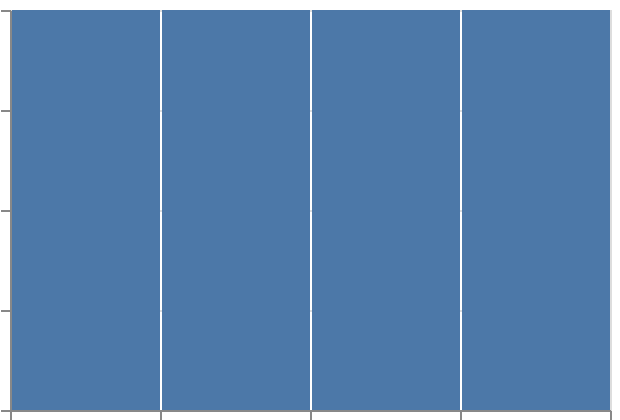

Write the Vega-Lite specification saved for this chart.
### Vega-Lite specification from a JSON file in a GitHub repository (floating-point values rounded to 4 significant figures)
{"$schema": "https://vega.github.io/schema/vega-lite/v6.json", "padding": 5, "autosize": "none", "width": 300, "height": 200, "data": {"name": "table", "values": [{"c": "A", "g": "p", "x": 1, "y": 2, "v": 5, "t": "2024-01-15", "o": {"v": 3}, "IMDB Rating": 6.1, "d": "x1"}, {"c": "B", "g": "q", "x": 2, "y": 4, "v": 9, "t": "2024-02-20", "o": {"v": 7}, "IMDB Rating": 7.4, "d": "x2"}, {"c": "A", "g": "q", "x": 3, "y": 3, "v": 2, "t": "2024-03-05", "o": {"v": 1}, "IMDB Rating": 5.2, "d": "x1"}, {"c": "C", "g": "p", "x": 4, "y": 6, "v": 7, "t": "2024-05-30", "o": {"v": 4}, "IMDB Rating": 8.8, "d": "x3"}, {"c": "B", "g": "p", "x": 5, "y": 5, "v": 4, "t": "2024-07-11", "o": {"v": 9}, "IMDB Rating": 6.9, "d": "x2"}, {"c": "C", "g": "q", "x": 6, "y": 8, "v": 6, "t": "2024-09-02", "o": {"v": 2}, "IMDB Rating": 7.7, "d": "x3"}, {"c": "A", "g": "p", "x": 7, "y": 7, "v": 8, "t": "2024-11-25", "o": {"v": 5}, "IMDB Rating": 4.4, "d": "x1"}, {"c": "B", "g": "q", "x": 8, "y": 9, "v": 3, "t": "2024-12-31", "o": {"v": 8}, "IMDB Rating": 9.1, "d": "x2"}]}, "mark": "bar", "encoding": {"x": {"field": "v", "type": "quantitative", "bin": {"step": 2}}, "y": {"aggregate": "count", "type": "quantitative"}}}
